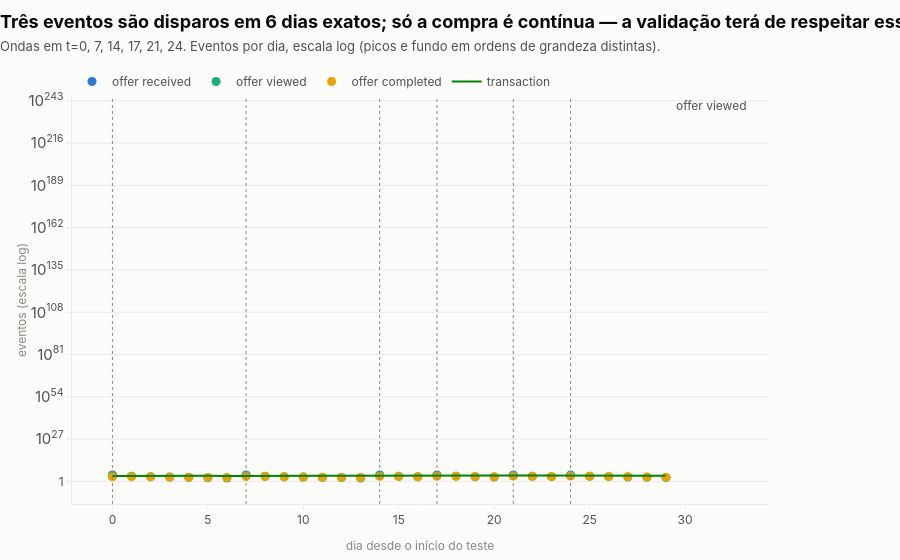

The code cell stored with this chart in its notebook:
### Markdown cell above
## 2. Eventos no tempo e ondas de campanha

O teste dura 30 dias. Os disparos não são contínuos.

### Code cell
frame_eventos = eda.events_over_time(events)
eda.fig_events_over_time(frame_eventos, cfg)

### Figure 1 — Plotly figure (JSON) as saved in the notebook; plotly's stock layout.template omitted (floating-point values rounded to 4 significant figures)
{"data": [{"hovertemplate": "offer received<br>dia %{x}<br>%{y:,} eventos<extra></extra>", "marker": {"color": "#2a78d6", "size": 9}, "mode": "markers", "name": "offer received", "type": "scatter", "x": [0, 7, 14, 17, 21, 24], "y": [12650, 12669, 12711, 12778, 12704, 12765]}, {"hovertemplate": "offer viewed<br>dia %{x}<br>%{y:,} eventos<extra></extra>", "marker": {"color": "#1baf7a", "size": 9}, "mode": "markers", "name": "offer viewed", "type": "scatter", "x": [0, 1, 2, 3, 4, 5, 6, 7, 8, 9, 10, 11, 12, 13, 14, 15, 16, 17, 18, 19, 20, 21, 22, 23, 24, 25, 26, 27, 28, 29], "y": [5474, 2168, 1006, 549, 357, 229, 160, 5729, 2098, 949, 551, 366, 256, 155, 5639, 2157, 967, 5928, 2125, 1008, 602, 5799, 2076, 1063, 5794, 2197, 1053, 615, 415, 240]}, {"hovertemplate": "offer completed<br>dia %{x}<br>%{y:,} eventos<extra></extra>", "marker": {"color": "#eda100", "size": 9}, "mode": "markers", "name": "offer completed", "type": "scatter", "x": [0, 1, 2, 3, 4, 5, 6, 7, 8, 9, 10, 11, 12, 13, 14, 15, 16, 17, 18, 19, 20, 21, 22, 23, 24, 25, 26, 27, 28, 29], "y": [1014, 1025, 848, 655, 480, 358, 278, 1429, 1309, 937, 678, 510, 357, 289, 1562, 1251, 1000, 2327, 1861, 1393, 895, 2244, 1790, 1288, 2444, 1942, 1367, 951, 646, 451]}, {"hovertemplate": "transaction<br>dia %{x}<br>%{y:,} eventos<extra></extra>", "line": {"color": "#008300", "width": 2}, "mode": "lines", "name": "transaction", "type": "scatter", "x": [0, 1, 2, 3, 4, 5, 6, 7, 8, 9, 10, 11, 12, 13, 14, 15, 16, 17, 18, 19, 20, 21, 22, 23, 24, 25, 26, 27, 28, 29], "y": [3159, 4006, 4190, 4035, 3814, 3484, 3235, 4211, 4671, 4928, 4367, 4059, 3703, 3433, 4484, 4943, 5054, 5634, 5887, 5506, 5030, 5525, 5656, 5407, 5655, 5866, 5510, 5044, 4529, 3928]}], "layout": {"annotations": [{"font": {"color": "#52514e", "size": 12}, "showarrow": false, "text": "offer received", "x": 24, "xanchor": "left", "xshift": 8, "y": 12765}, {"font": {"color": "#52514e", "size": 12}, "showarrow": false, "text": "offer viewed", "x": 29, "xanchor": "left", "xshift": 8, "y": 240}, {"font": {"color": "#52514e", "size": 12}, "showarrow": false, "text": "offer completed", "x": 29, "xanchor": "left", "xshift": 8, "y": 451}, {"font": {"color": "#52514e", "size": 12}, "showarrow": false, "text": "transaction", "x": 29, "xanchor": "left", "xshift": 8, "y": 3928}], "hovermode": "x unified", "shapes": [{"line": {"color": "#8a8983", "dash": "dot", "width": 1}, "type": "line", "x0": 0, "x1": 0, "xref": "x", "y0": 0, "y1": 1, "yref": "y domain"}, {"line": {"color": "#8a8983", "dash": "dot", "width": 1}, "type": "line", "x0": 7, "x1": 7, "xref": "x", "y0": 0, "y1": 1, "yref": "y domain"}, {"line": {"color": "#8a8983", "dash": "dot", "width": 1}, "type": "line", "x0": 14, "x1": 14, "xref": "x", "y0": 0, "y1": 1, "yref": "y domain"}, {"line": {"color": "#8a8983", "dash": "dot", "width": 1}, "type": "line", "x0": 17, "x1": 17, "xref": "x", "y0": 0, "y1": 1, "yref": "y domain"}, {"line": {"color": "#8a8983", "dash": "dot", "width": 1}, "type": "line", "x0": 21, "x1": 21, "xref": "x", "y0": 0, "y1": 1, "yref": "y domain"}, {"line": {"color": "#8a8983", "dash": "dot", "width": 1}, "type": "line", "x0": 24, "x1": 24, "xref": "x", "y0": 0, "y1": 1, "yref": "y domain"}], "title": {"text": "<b>Três eventos são disparos em 6 dias exatos; só a compra é contínua — a validação terá de respeitar essas ondas</b><br><span style='font-size:13px;color:#52514e'>Ondas em t=0, 7, 14, 17, 21, 24. Eventos por dia, escala log (picos e fundo em ordens de grandeza distintas).</span>"}, "xaxis": {"title": {"text": "dia desde o início do teste"}}, "yaxis": {"title": {"text": "eventos (escala log)"}, "type": "log"}}}
